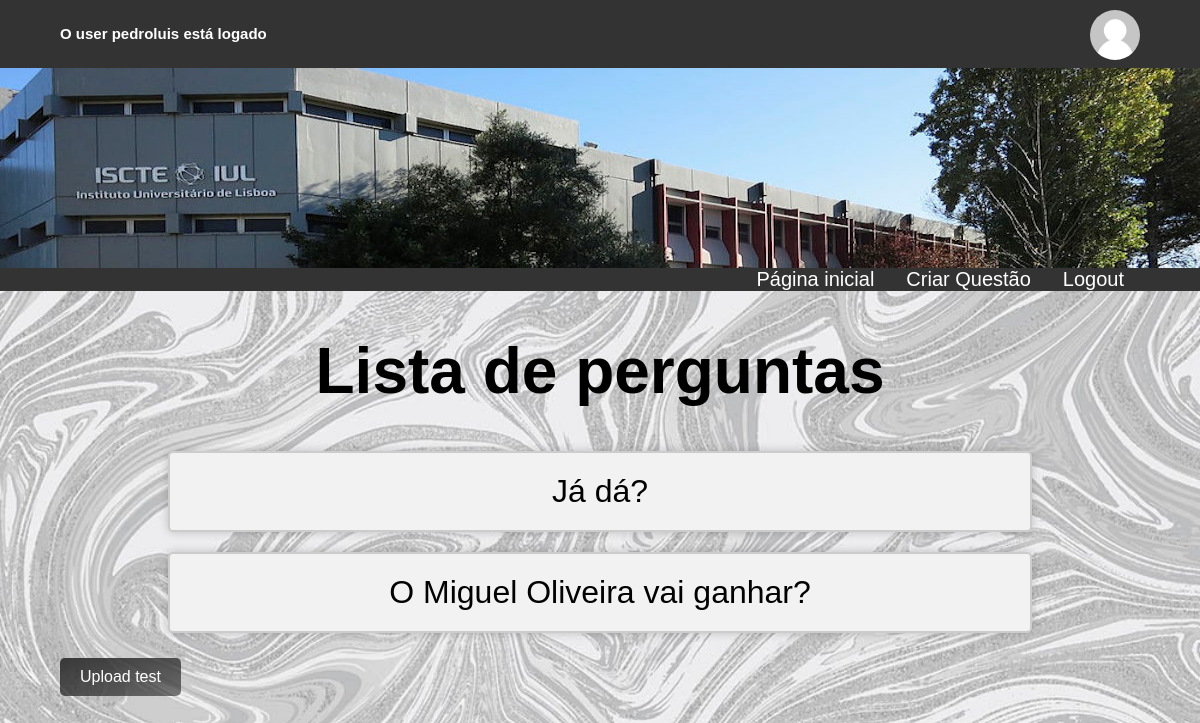
The page /votacao/ (signed in) on the database its author committed.
### votacao/models.py (models this page shows)
class Questao(models.Model):
    questao_texto = models.CharField(max_length=200)
    pub_data = models.DateTimeField('data de publicacao')

### votacao/views.py (the view)
# urls.py: path('', views.index, name='index'),
def index(request):
    if 'error_message' in request.session:
        del request.session['error_message']
    if request.user.is_authenticated:
        try:
            aluno = Aluno.objects.get(user=request.user)
            request.session['num_votos'] = aluno.num_votos
        except (KeyError, Aluno.DoesNotExist):
            pass
        pic_list = os.listdir('votacao/static/media/')
        fs = FileSystemStorage()
        for filename in pic_list:
            if filename.startswith(request.user.username + '_'):
                profile_pic_url = fs.url(filename)
                request.session['profile_pic_url'] = profile_pic_url
                break
    latest_question_list = Questao.objects.order_by('-pub_data')[:5]
    context = {'latest_question_list': latest_question_list}
    return render(request, 'votacao/index.html', context)

### votacao/templates/votacao/index.html (shortened to what this page needs)
<!DOCTYPE html>
<html lang="en" xmlns="http://www.w3.org/1999/html">
<head>
    {% load static %}
    <link rel="stylesheet" type="text/css" href="{% static 'votacao/css/style.css' %}">
</head>
<body>
<header>
    <div class="container">
        <div id="sessioninfo">
            {% if request.user.is_authenticated %}
                <h2>O user {{ request.user.username }} está logado</h2>
            {% else %}
                <h2>Não está logado...</h2>
            {% endif %}
        </div>
        <div id="header_profileimage">
            {% if request.session.profile_pic_url %}
                <img style="width: 50px; height: 50px" class="profileimg"
                     src="{{ request.session.profile_pic_url }}" alt="Profile Image">
            {% else %}
                <img style="width: 50px; height: 50px" class="profileimg" src="../../static/media/default.png">
            {% endif %}
        </div>
    </div>
    <div id="banner"></div>
</header>
<div class="container_background">
    <div class="container">
        <nav class="mainnav">
             {% if request.user.is_authenticated %}
                <ul>
                    {% if request.session.num_votos >= 0 %}
                        <li class="main_nav_li"><a href="{% url 'votacao:fazlogout' %}">Logout</a></li>
                        <li class="main_nav_li"><a href="{% url 'votacao:verperfil' %}">Ver perfil</a></li>
                        <li class="main_nav_li"><a href="{% url 'votacao:index' %}">Página inicial</a></li>
                    {% else %}
                        <li class="main_nav_li"><a href="{% url 'votacao:fazlogout' %}">Logout</a></li>
                        {% if request.user.is_superuser %}
                            <li class="main_nav_li"><a href="{% url 'votacao:criarquestao' %}">Criar Questão</a></li>
                        {% endif %}
                        <li class="main_nav_li"><a href="{% url 'votacao:index' %}">Página inicial</a></li>
                    {% endif %}
                </ul>
             {% endif %}
        </nav>
    </div>
</div>
{% block conteudoprincipal %}
    <div class="container">
    <h1 id="questionlisttitle">Lista de perguntas</h1>
    {% if latest_question_list %}
        {% for questao in latest_question_list %}
            <div class="box" onclick='location.href="{% url 'votacao:detalhe' questao.id %}"' >
                {{ questao.questao_texto }}
            </div>
        {% endfor %}
    {% else %}
        <div class="container">
            <p>Não há questoes disponíveis.</p>
        </div>
    {% endif %}
     <form>
         <input type="submit" formaction="{% url 'votacao:fazerupload' %}" value="Upload test"><br>
     </form>
    </div>
{% endblock %}
</body>
</html>

### votacao/static/votacao/css/style.css (style rules this page uses)
* { box-sizing: border-box; }
body { font-family: sans-serif; font-size: 2em; margin: 0; background-image: url("../images/grey.jpg"); background-size: 100% 100%; background-size: cover }
.container { width: 90%; margin: 0 auto; overflow: auto; position: relative; }
.container_background { margin: 0 0; background-color: #333; }
input[type=submit] { background: linear-gradient(to bottom right, #383838, rgba(20, 20, 20, 0.54)); color: white; padding: 10px 20px; border: none; border-radius: 5px; font-size: 16px; cursor: pointer; }
#banner { background-image: url("../images/iscte.jpg"); background-size: 100% 100%; height: 200px; width: 100%; }
header { background-color: #333; padding: 0px; font-weight: bold; }
#sessioninfo { margin: 0; position: absolute; top: 50%; transform: translateY(-50%); float: left; background-color: #333; color: white; overflow: auto; font-size: 10px }
#header_profileimage { padding-top: 10px; float: right; }
.mainnav { background-color: #333; overflow: auto; font-size: 20px; }
ul { list-style-type: none; margin: 0; padding: 0 }
.main_nav_li { float: right }
.main_nav_li a, .main_nav_li p { display: block; color: white; text-align: center; padding: 0px 16px; text-decoration: none; }
#questionlisttitle { text-align: center }
.box { text-align: center; width: 80%; border: 2px solid #ccc; background-color: #f2f2f2; padding: 20px; border-radius: 5px; box-shadow: 0 0 10px rgba(0, 0, 0, 0.2); margin-bottom: 20px; margin-inline: auto; }
.profileimg { width: 150px; height: 150px; border-radius: 50%; object-fit: cover; object-position: center; }

### rows shown on the page
Questao: questao_texto "Já dá?"
Questao: questao_texto "O Miguel Oliveira vai ganhar?"

### other values the page prints
{{ request.user.username }} "pedroluis"
